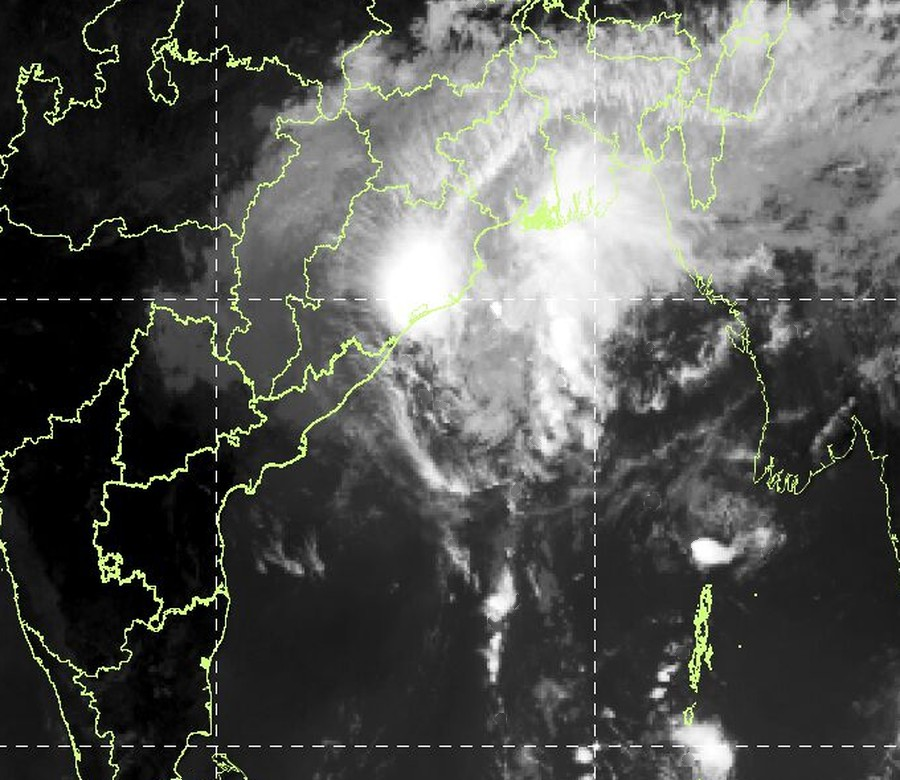
#> input picture data/satellite/akvan-cleared-2026-11-20.jpg, 900 x 780 px
$ python -i fetch_image.py   (imports and definitions only)
#> lines starting #> are read from the running program, lines starting #| are printed output that depends on the picture
#> further down, picture is the input picture: PIL image 900x780 RGB; mean R, G, B 85.3, 86.6, 83.1
#!/usr/bin/env python3
"""Fetch the current INSAT frame from IMD, crop it to the Bay, and put it on the page.

    python3 tools/fetch_image.py                    # fetch, crop, save, update the page
    python3 tools/fetch_image.py --keep landfall    # also keep a permanent copy for the record
    python3 tools/fetch_image.py --dry-run          # report what it would do

IMD overwrites https://mausam.imd.gov.in/Satellite/3Dasiasec_ir1.jpg every half
hour. We fetch it once per run, crop the Bay of Bengal out of the full Asia
sector, and serve our own copy: one request to IMD per run, rather than one per
visitor.

The caption records when we fetched it. It does not claim a scan window, because
the window is printed inside IMD's header band, which we crop away and cannot
verify.
"""
import io, json, os, sys, datetime, urllib.request

HERE = os.path.dirname(os.path.abspath(__file__))
ROOT = os.path.dirname(HERE)
SATELLITE = os.path.join(ROOT, 'data', 'satellite')
PAGE = os.path.join(ROOT, 'events', 'akvan.html')
SOURCE = 'https://mausam.imd.gov.in/Satellite/3Dasiasec_ir1.jpg'

# the Bay of Bengal window inside IMD's 2002x2242 Asia sector
CROP = (980, 1020, 1660, 1610)
SIZE = (900, 780)

def ist():
    return datetime.datetime.now(datetime.timezone(datetime.timedelta(hours=5, minutes=30)))


def _components(mask):
    """Connected components of a boolean mask, 8-connected."""
    import numpy as np
    from collections import deque
    h, w = mask.shape
    seen = np.zeros_like(mask, bool); out = []
    ys, xs = np.where(mask)
    for y0, x0 in zip(ys, xs):
        if seen[y0, x0]:
            continue
        q = deque([(y0, x0)]); seen[y0, x0] = True; pix = []
        while q:
            y, x = q.popleft(); pix.append((y, x))
            for dy in (-1, 0, 1):
                for dx in (-1, 0, 1):
                    ny, nx = y + dy, x + dx
                    if 0 <= ny < h and 0 <= nx < w and mask[ny, nx] and not seen[ny, nx]:
                        seen[ny, nx] = True; q.append((ny, nx))
        out.append(pix)
    return out


def marker_mask(im):
    """IMD marks each named station with a small solid white square. They are not
    weather and they read as holes once the text beside them is gone, so they come
    off too. They are found as small blobs much brighter than their surroundings,
    which is what separates them from cloud."""
    import numpy as np
    from PIL import ImageFilter
    g = im.convert('L')
    a = np.array(g).astype(int)
    med = np.array(g.filter(ImageFilter.MedianFilter(size=21))).astype(int)
    cand = (a > 150) & ((a - med) > 40)
    out = np.zeros_like(cand)
    for pix in _components(cand):
        if not (6 <= len(pix) <= 200):
            continue
        ys = [p[0] for p in pix]; xs = [p[1] for p in pix]
        hh = max(ys) - min(ys) + 1; ww = max(xs) - min(xs) + 1
        if not (4 <= hh <= 14 and 4 <= ww <= 14):
            continue
        if len(pix) / (hh * ww) < 0.55:
            continue
        for y, x in pix:
            out[y, x] = True
    return out


def strip_station_codes(im):
    """Take off everything IMD draws over the weather: the orange station codes
    and the white square beside each of them. The fill is a local median of the
    surrounding pixels, which holds the land or sea tone underneath."""
    import numpy as np
    from PIL import Image
    a = np.array(im.convert('RGB')).astype(np.int16)
    def codes(x):
        R, G, B = x[:, :, 0].astype(int), x[:, :, 1].astype(int), x[:, :, 2].astype(int)
        return ((R - B) > 45) & ((R - G) > 18) & (R > 105) & (G < 185) & (B < 130)
    def grow(m, n=2):
        for _ in range(n):
            g = m.copy(); g[1:, :] |= m[:-1, :]; g[:-1, :] |= m[1:, :]
            g[:, 1:] |= m[:, :-1]; g[:, :-1] |= m[:, 1:]; m = g
        return m
    def fill(x, m, rad=8):
        out = x.copy(); h, w = m.shape
        for y, xx in zip(*np.where(m)):
            y0, y1 = max(0, y - rad), min(h, y + rad + 1)
            x0, x1 = max(0, xx - rad), min(w, xx + rad + 1)
            patch = x[y0:y1, x0:x1]; pm = m[y0:y1, x0:x1]; vals = patch[~pm]
            if len(vals) >= 10:
                out[y, xx] = np.median(vals, axis=0)
        return out
    for _ in range(2):
        m = grow(codes(a) | marker_mask(im if _ == 0 else Image.fromarray(np.clip(a, 0, 255).astype(np.uint8))), 2)
        if not m.any():
            break
        a = fill(a, m)
#> this loop made 2 passes
#> pass 1, in codes, `R, G, B = x[:, :, 0].astype(int), x[:, :, 1].astype(int), x[:, :, 2].a..`:
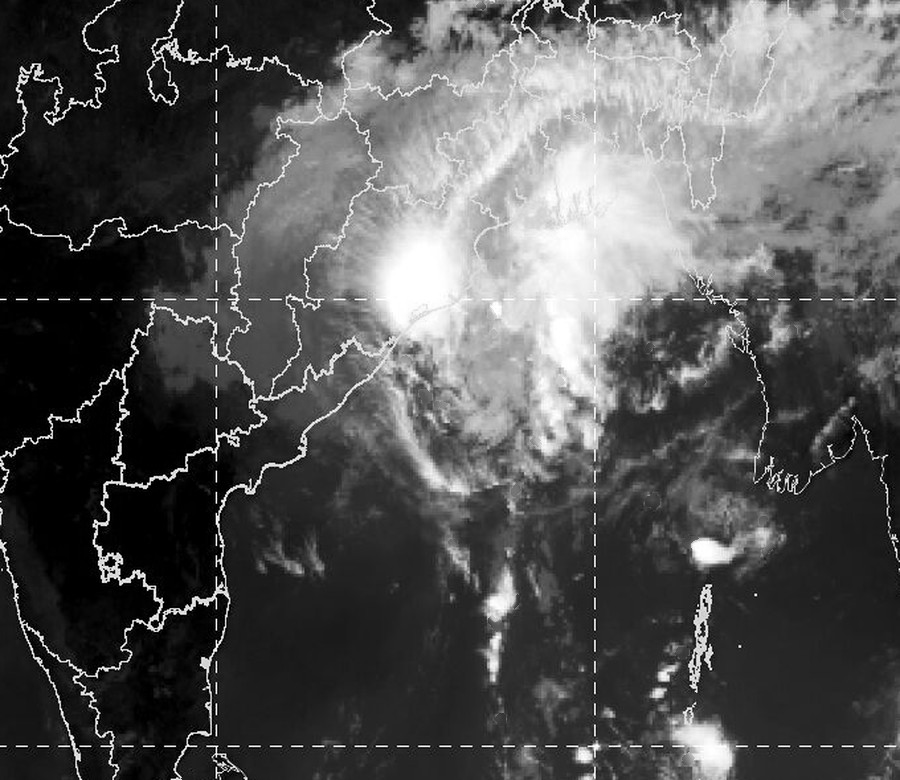
#> R: shape (780, 900) int64; min 0, max 255, mean 85.3
#> pass 1, in codes, `R, G, B = x[:, :, 0].astype(int), x[:, :, 1].astype(int), x[:, :, 2].a..`:
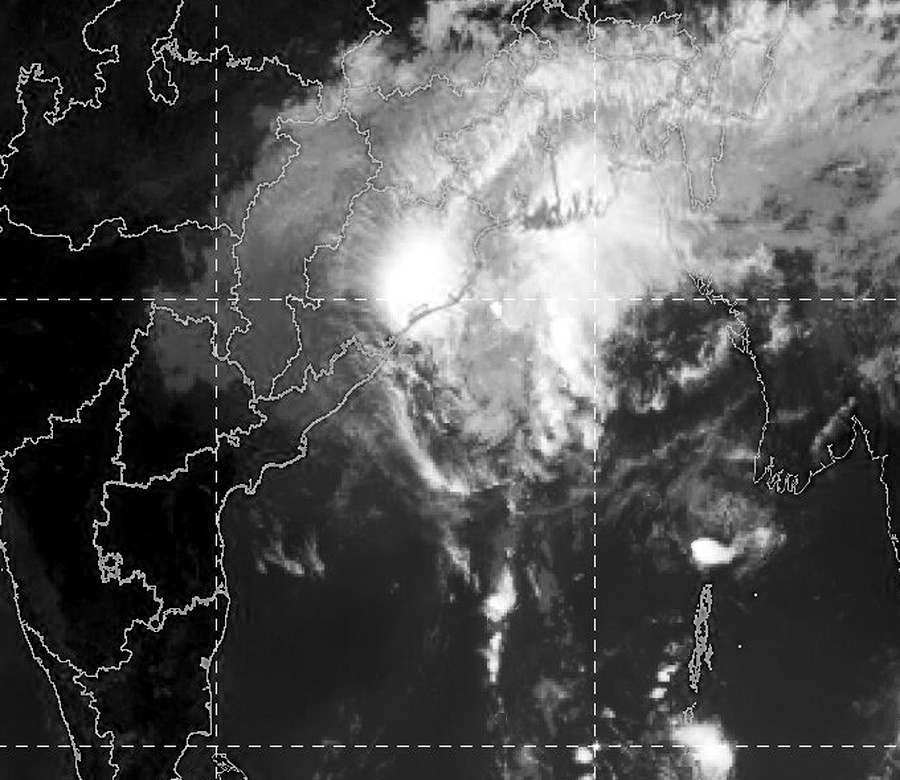
#> B: shape (780, 900) int64; min 0, max 255, mean 83.1
    from PIL import Image as _I
    return _I.fromarray(np.clip(a, 0, 255).astype(np.uint8))


# [69 lines left out: functions orange_left, main, not called in this run]

# [2 lines not run here, left out]

>>> from PIL import Image
>>> picture = Image.open('../data/satellite/akvan-cleared-2026-11-20.jpg')
>>> result = strip_station_codes(picture)

$ run again, on data/satellite/bay-2026-11-19-insat-ir.jpg
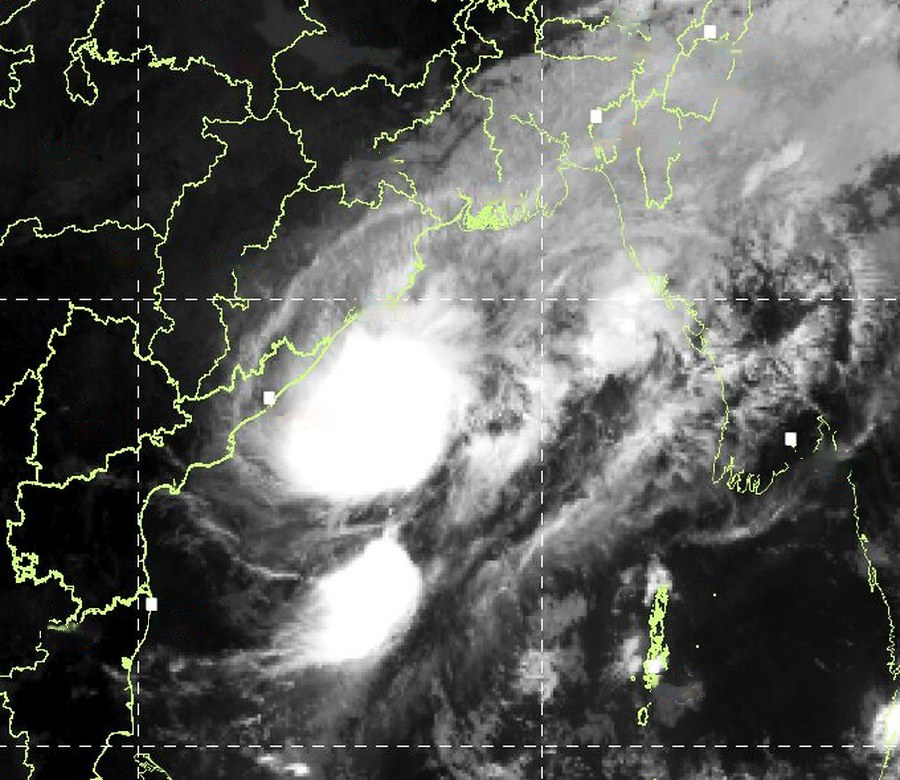
#> input picture data/satellite/bay-2026-11-19-insat-ir.jpg, 900 x 780 px
#> picture is the input picture: PIL image 900x780 RGB; mean R, G, B 94, 95.2, 92.1
#> the loop in strip_station_codes, `for _ in range(2):` made 2 passes
#> pass 1, in codes, `R, G, B = x[:, :, 0].astype(int), x[:, :, 1].astype(int), x[:, :, 2].a..`:
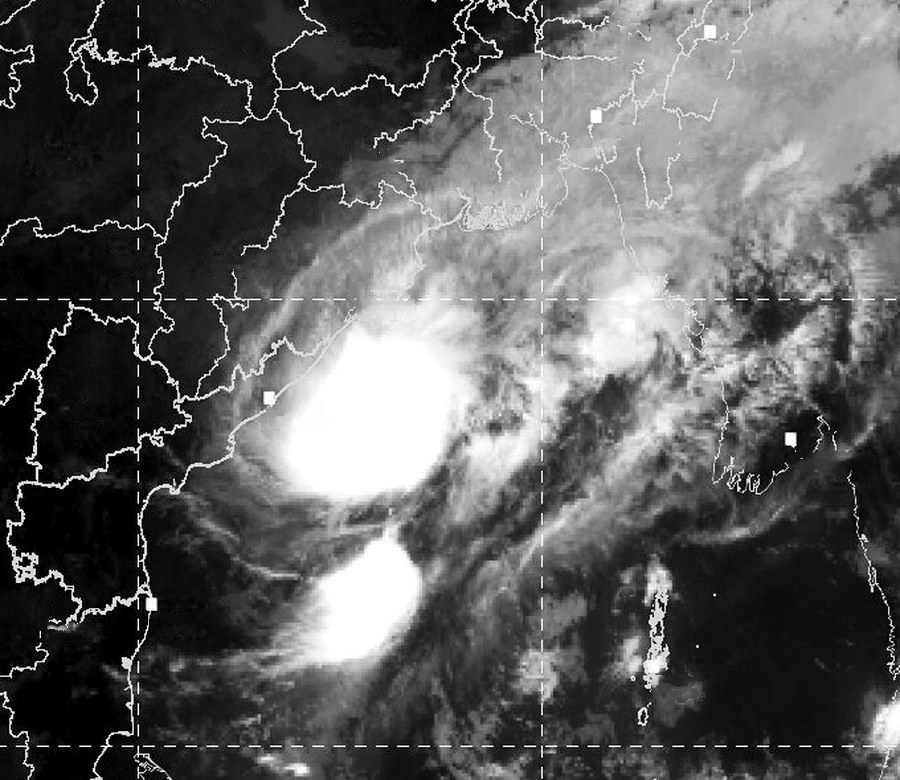
#> R: shape (780, 900) int64; min 0, max 255, mean 94
#> pass 1, in codes, `R, G, B = x[:, :, 0].astype(int), x[:, :, 1].astype(int), x[:, :, 2].a..`:
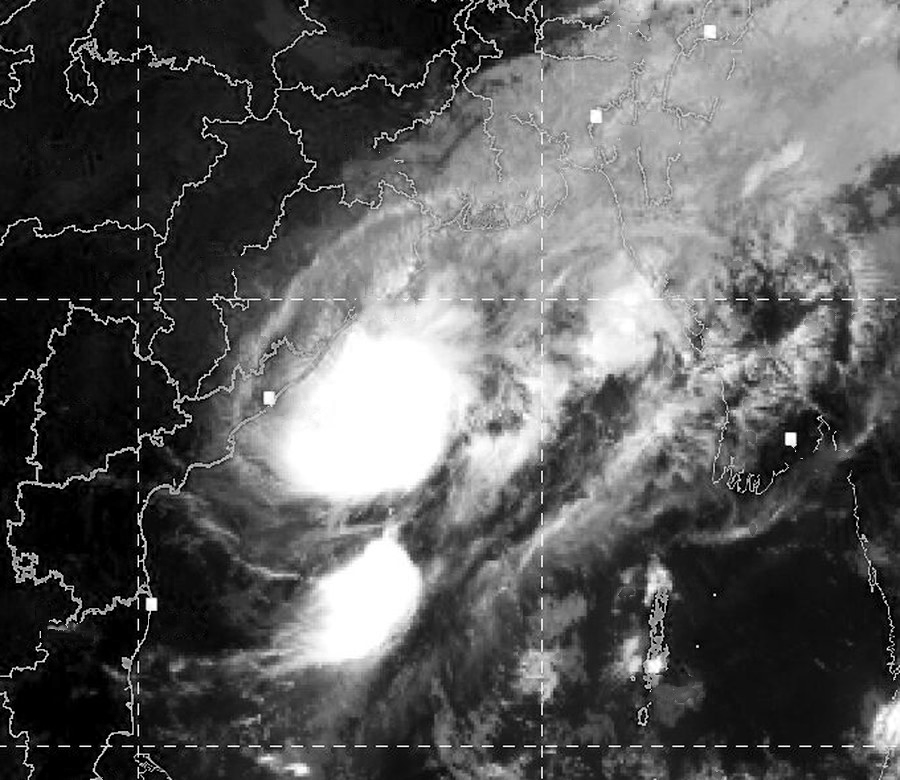
#> B: shape (780, 900) int64; min 0, max 255, mean 92.1

$ run again, on data/satellite/bay-2026-11-20-insat-ir.jpg
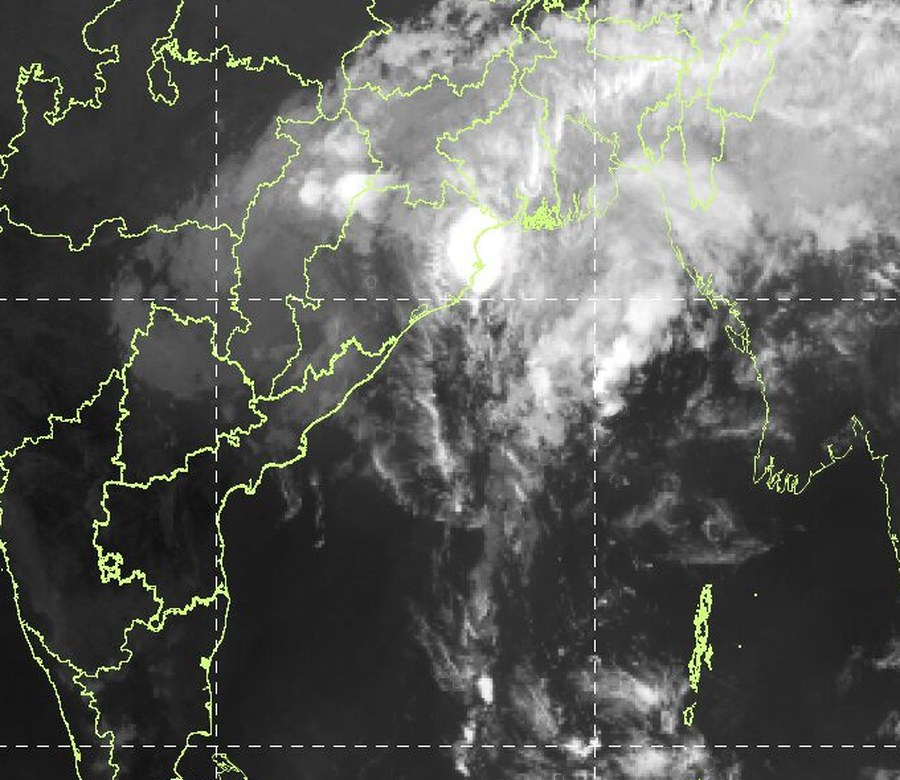
#> input picture data/satellite/bay-2026-11-20-insat-ir.jpg, 900 x 780 px
#> picture is the input picture: PIL image 900x780 RGB; mean R, G, B 94.7, 96, 92.2
#> the loop in strip_station_codes, `for _ in range(2):` made 2 passes
#> pass 1, in codes, `R, G, B = x[:, :, 0].astype(int), x[:, :, 1].astype(int), x[:, :, 2].a..`:
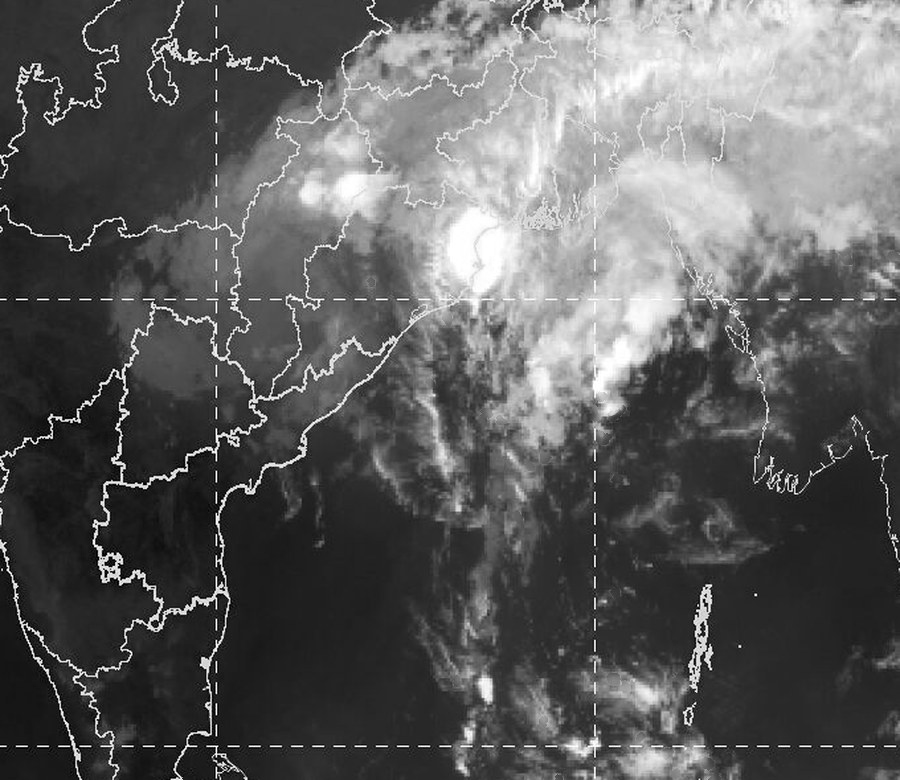
#> R: shape (780, 900) int64; min 0, max 255, mean 94.7
#> pass 1, in codes, `R, G, B = x[:, :, 0].astype(int), x[:, :, 1].astype(int), x[:, :, 2].a..`:
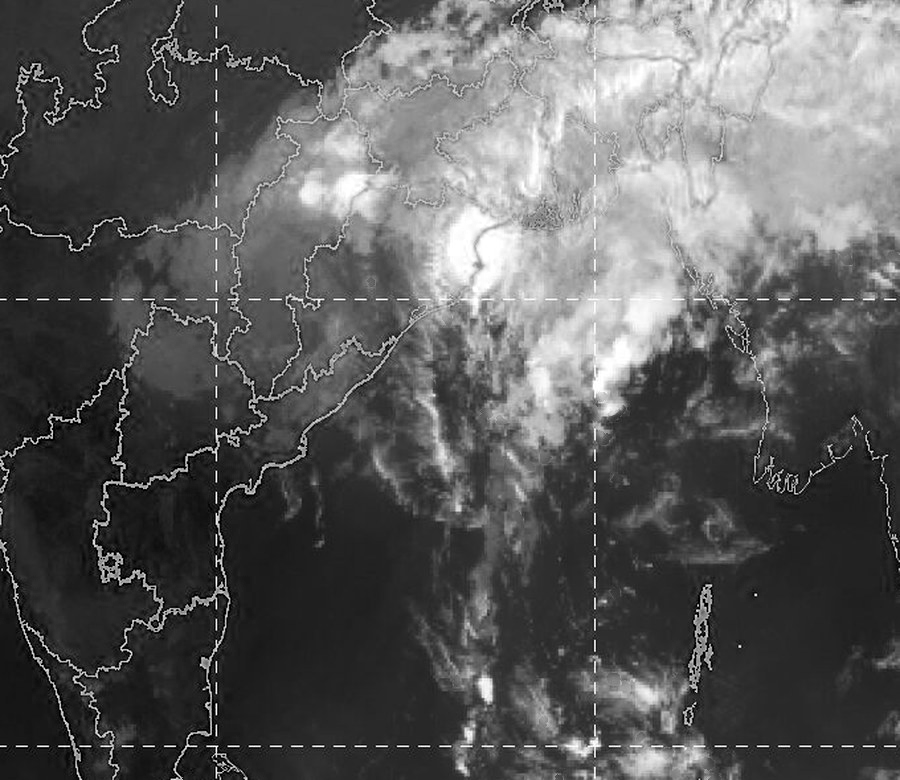
#> B: shape (780, 900) int64; min 0, max 255, mean 92.2
